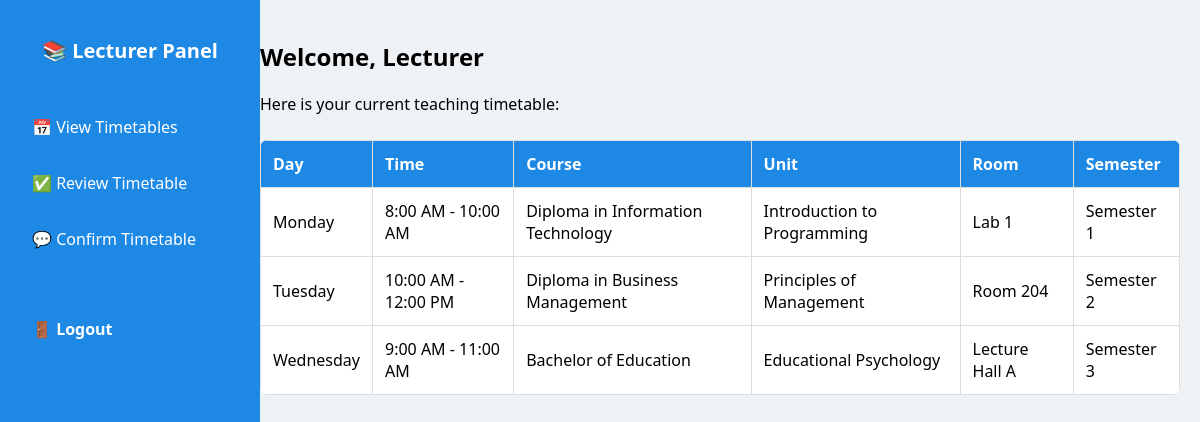
Screenshot of /lecturer_dashboard.php with the database file from the repository.
### tables this page shows
CREATE TABLE timetables (
    timetable_id INT AUTO_INCREMENT PRIMARY KEY,
    course_id INT,
    unit_id INT,
    lecturer_id INT,
    room_id INT,
    semester_id INT,
    day_of_week ENUM('Monday', 'Tuesday', 'Wednesday', 'Thursday', 'Friday') NOT NULL,
    start_time TIME NOT NULL,
    end_time TIME NOT NULL,
    FOREIGN KEY (course_id) REFERENCES courses(course_id)
        ON DELETE CASCADE,
    FOREIGN KEY (unit_id) REFERENCES units(unit_id)
        ON DELETE CASCADE,
    FOREIGN KEY (lecturer_id) REFERENCES lecturers(lecturer_id)
        ON DELETE CASCADE,
    FOREIGN KEY (room_id) REFERENCES rooms(room_id)
        ON DELETE CASCADE,
    FOREIGN KEY (semester_id) REFERENCES semesters(semester_id)
        ON DELETE CASCADE
);

CREATE TABLE courses (
    course_id INT AUTO_INCREMENT PRIMARY KEY,
    course_code VARCHAR(20) NOT NULL,
    course_name VARCHAR(100) NOT NULL,
    department_id INT,
    FOREIGN KEY (department_id) REFERENCES departments(department_id)
        ON DELETE CASCADE
);

CREATE TABLE units (
    unit_id INT AUTO_INCREMENT PRIMARY KEY,
    unit_code VARCHAR(20) NOT NULL,
    unit_name VARCHAR(100) NOT NULL,
    course_id INT,
    FOREIGN KEY (course_id) REFERENCES courses(course_id)
        ON DELETE CASCADE
);

CREATE TABLE rooms (
    room_id INT AUTO_INCREMENT PRIMARY KEY,
    room_name VARCHAR(50) NOT NULL,
    capacity INT NOT NULL,
    building_name VARCHAR(100) NOT NULL
);

CREATE TABLE semesters (
    semester_id INT AUTO_INCREMENT PRIMARY KEY,
    semester_name VARCHAR(50) NOT NULL,
    course_id INT,
    department_id INT,
    FOREIGN KEY (course_id) REFERENCES courses(course_id)
        ON DELETE CASCADE,
    FOREIGN KEY (department_id) REFERENCES departments(department_id)
        ON DELETE CASCADE
);

### lecturer_dashboard.php (the view, shortened to what this page needs)
<?php
include 'db_connect.php';
?>
<!DOCTYPE html>
<html lang="en">
<head>
</head>
<body>
<div class="sidebar">
    <h2>📚 Lecturer Panel</h2>
    <a href="lecturer_view_timetable.php">📅 View Timetables</a>
    <a href="lecturer_review_timetable.php">✅ Review Timetable</a>
    <a href="lecturer_confirm_timetable.php">💬 Confirm Timetable</a>
    <a class='change' href='request_change.php?tid={$row['timetable_id']}'></a>
    <a href="login.php" class="logout">🚪 Logout</a>
</div>
<div class="content">
    <h2>Welcome, Lecturer</h2>
    <p>Here is your current teaching timetable:</p>
    <?php
    $sql = "SELECT t.day_of_week, t.start_time, t.end_time,
                   c.course_name, u.unit_name, r.room_name, s.semester_name
            FROM timetables t
            JOIN courses c ON t.course_id = c.course_id
            JOIN units u ON t.unit_id = u.unit_id
            JOIN rooms r ON t.room_id = r.room_id
            JOIN semesters s ON t.semester_id = s.semester_id
            ORDER BY FIELD(t.day_of_week, 'Monday','Tuesday','Wednesday','Thursday','Friday'), t.start_time";
    $result = $conn->query($sql);
    if ($result && $result->num_rows > 0) {
        echo "<table>";
        echo "<tr>
                <th>Day</th>
                <th>Time</th>
                <th>Course</th>
                <th>Unit</th>
                <th>Room</th>
                <th>Semester</th>
              </tr>";
        while ($row = $result->fetch_assoc()) {
            $start = date("g:i A", strtotime($row['start_time']));
            $end = date("g:i A", strtotime($row['end_time']));
            echo "<tr>
                    <td>{$row['day_of_week']}</td>
                    <td>$start - $end</td>
                    <td>{$row['course_name']}</td>
                    <td>{$row['unit_name']}</td>
                    <td>{$row['room_name']}</td>
                    <td>{$row['semester_name']}</td>
                  </tr>";
        }
        echo "</table>";
    } else {
        echo "<p style='color:red;'>No timetable assigned yet.</p>";
    }
    ?>
</div>
</body>
</html>

### lecturer_dashboard.php (style rules this page uses)
body { font-family: 'Segoe UI', sans-serif; margin: 0; padding: 0; background-color: #eef2f5; display: flex; }
.sidebar { width: 220px; height: 100vh; background-color: #1e88e5; color: white; position: fixed; padding: 20px; }
.sidebar h2 { text-align: center; font-size: 20px; margin-bottom: 40px; }
.sidebar a { display: block; color: white; text-decoration: none; padding: 12px; margin-bottom: 10px; border-radius: 6px; transition: background 0.3s; }
.content { margin-left: 240px; padding: 20px; flex-grow: 1; }
table { width: 100%; border-collapse: collapse; margin-top: 25px; background-color: white; border-radius: 8px; overflow: hidden; }
th, td { padding: 12px; border: 1px solid #ddd; text-align: left; }
th { background-color: #1e88e5; color: white; }
.logout { color: #ffeb3b; font-weight: bold; }

### rows the page displays
timetables: day_of_week "Monday", start_time "8:00 AM", end_time "10:00 AM", course.course_name "Diploma in Information Technology", unit.unit_name "Introduction to Programming", room.room_name "Lab 1", semester.semester_name "Semester 1"
timetables: day_of_week "Tuesday", start_time "10:00 AM", end_time "12:00 PM", course.course_name "Diploma in Business Management", unit.unit_name "Principles of Management", room.room_name "Room 204", semester.semester_name "Semester 2"
timetables: day_of_week "Wednesday", start_time "9:00 AM", end_time "11:00 AM", course.course_name "Bachelor of Education", unit.unit_name "Educational Psychology", room.room_name "Lecture Hall A", semester.semester_name "Semester 3"
